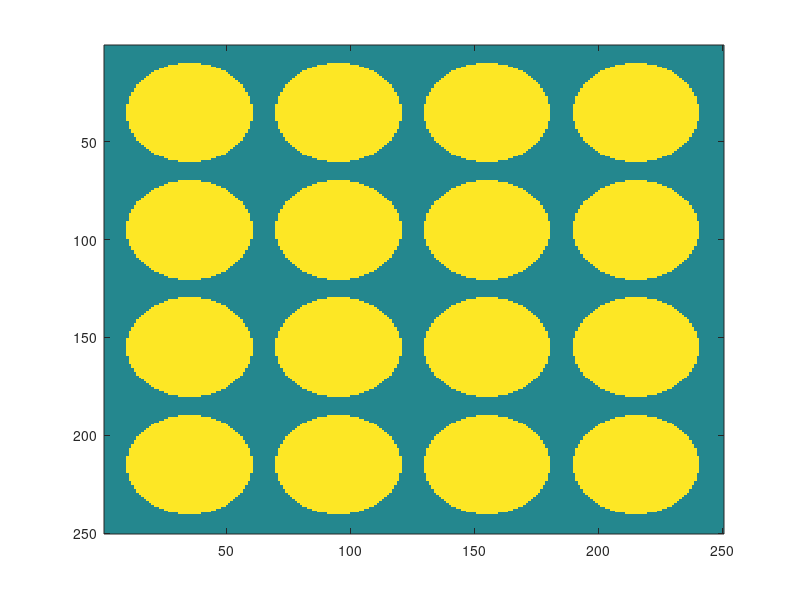

The MATLAB source for this figure:
%%%%%%%%%%%%%%%%%%%%%%%%%%%%%%%%%%%%%%%%%%%%%%%%%%%%%%
% Javier E. Santos 2016
% UT-PGE
% This script creates a fracture with circular patterns 
% according to the input parameters
%%%%%%%%%%%%%%%%%%%%%%%%%%%%%%%%%%%%%%%%%%%%%%%%%%%%%%%

clear all
close all


dom.size_x = 250;         %domain size in X
dom.size_y = dom.size_x;  %domain size in Y
dom.size_z = 30;          %fracture aperture
dom.circle_spacing = 10;  %spacing between circles
dom.circle_diam = 50;     %circle diameter
dom.name=[num2str(dom.size_x),'_',num2str(dom.size_z),...
    '_circles_',num2str(dom.circle_diam)];

fid_domain1=fopen([dom.name '.dat'],'w');
B=zeros(dom.size_x,dom.size_y,dom.size_z); %3D matrix
C=ones(dom.size_x,dom.size_y);  %fracture walls

center=1;
i=0;
while center<dom.size_x-dom.circle_diam
    center=dom.circle_spacing*(i+1)+i*dom.circle_diam+dom.circle_diam/2;
    dom.xcenters(i+1)=center;
    i=i+1;
end

dom.circlesbyside=numel(dom.xcenters);
dom.xcenters=repmat(dom.xcenters,1,dom.circlesbyside);
dom.ycenters=repelem(dom.xcenters,dom.circlesbyside);

dom.radius=dom.circle_diam/2;
dom.value=3;

for i=1:numel(dom.xcenters)
    
    xc = int16(dom.xcenters(i));
    yc = int16(dom.ycenters(i));
    
    x = int16(0);
    y = int16(dom.radius);
    d = int16(1 - dom.radius);
    
    C(xc, yc+y) = dom.value;
    C(xc, yc-y) = dom.value;
    C(xc+y, yc) = dom.value;
    C(xc-y, yc) = dom.value;
    
    while ( x < y - 1 )
        x = x + 1;
        if ( d < 0 )
            d = d + x + x + 1;
        else
            y = y - 1;
            a = x - y + 1;
            d = d + a + a;
        end
        C( x+xc,  y+yc) = dom.value;
        C( y+xc,  x+yc) = dom.value;
        C( y+xc, -x+yc) = dom.value;
        C( x+xc, -y+yc) = dom.value;
        C(-x+xc, -y+yc) = dom.value;
        C(-y+xc, -x+yc) = dom.value;
        C(-y+xc,  x+yc) = dom.value;
        C(-x+xc,  y+yc) = dom.value;
    end
    for ii = xc-int16(dom.radius):xc+(int16(dom.radius))
        for jj = yc-int16(dom.radius):yc+(int16(dom.radius))
            tempR = sqrt((double(ii) - double(xc)).^2 + (double(jj) - double(yc)).^2);
            if(tempR <= double(int16(dom.radius)))
                C(ii,jj)=dom.value;
            end
        end
    end
end

image(C*30);
B(:,:,1)=C(1:dom.size_x,1:dom.size_y);
B(:,:,end)=B(:,:,1);%copy surface to the last

ratio_wnw=sum(sum(B(:,:,1)==3))/sum(sum(B(:,:,1)==1))
isosurface(B)

for i=1:dom.size_z  %prints in Palabos depth
%for i=1:1 %for digital rock portal
    fprintf(fid_domain1,'%i\n',B(:,:,i));
    image(squeeze(B(:,:,i))*30);
    %pause(.1)
end

fclose(fid_domain1);
%csvwrite([dom.name '.txt'], B);
disp('2. Surface Created')